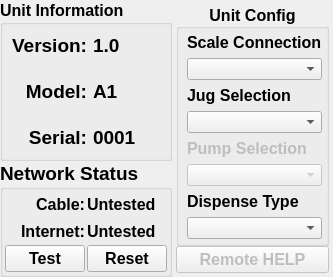
          <widget class="QWidget" name="general_tab_2">
           <property name="sizePolicy">
            <sizepolicy hsizetype="MinimumExpanding" vsizetype="Preferred">
             <horstretch>0</horstretch>
             <verstretch>0</verstretch>
            </sizepolicy>
           </property>
           <property name="font">
            <font>
             <pointsize>14</pointsize>
             <weight>75</weight>
             <bold>true</bold>
            </font>
           </property>
           <attribute name="title">
            <string>General</string>
           </attribute>
           <layout class="QHBoxLayout" name="horizontalLayout_12">
            <property name="spacing">
             <number>0</number>
            </property>
            <property name="margin">
             <number>0</number>
            </property>
            <item>
             <widget class="QFrame" name="network_test_Frame_2">
              <property name="sizePolicy">
               <sizepolicy hsizetype="Maximum" vsizetype="Preferred">
                <horstretch>0</horstretch>
                <verstretch>0</verstretch>
               </sizepolicy>
              </property>
              <property name="minimumSize">
               <size>
                <width>0</width>
                <height>40</height>
               </size>
              </property>
              <property name="frameShape">
               <enum>QFrame::NoFrame</enum>
              </property>
              <property name="frameShadow">
               <enum>QFrame::Plain</enum>
              </property>
              <layout class="QVBoxLayout" name="verticalLayout_36">
               <property name="spacing">
                <number>0</number>
               </property>
               <property name="margin">
                <number>0</number>
               </property>
               <item>
                <widget class="QGroupBox" name="unit_info_box_2">
                 <property name="sizePolicy">
                  <sizepolicy hsizetype="Minimum" vsizetype="MinimumExpanding">
                   <horstretch>0</horstretch>
                   <verstretch>0</verstretch>
                  </sizepolicy>
                 </property>
                 <property name="font">
                  <font>
                   <pointsize>12</pointsize>
                  </font>
                 </property>
                 <property name="title">
                  <string>Unit Information</string>
                 </property>
                 <layout class="QGridLayout" name="gridLayout_14">
                  <property name="verticalSpacing">
                   <number>23</number>
                  </property>
                  <item row="0" column="0">
                   <widget class="QLabel" name="version_info_label_2">
                    <property name="font">
                     <font>
                      <pointsize>14</pointsize>
                      <weight>75</weight>
                      <bold>true</bold>
                     </font>
                    </property>
                    <property name="text">
                     <string>Version:</string>
                    </property>
                    <property name="alignment">
                     <set>Qt::AlignRight|Qt::AlignTrailing|Qt::AlignVCenter</set>
                    </property>
                   </widget>
                  </item>
                  <item row="0" column="1">
                   <widget class="QLabel" name="version_num_label_2">
                    <property name="font">
                     <font>
                      <pointsize>14</pointsize>
                      <weight>75</weight>
                      <bold>true</bold>
                     </font>
                    </property>
                    <property name="text">
                     <string>1.0</string>
                    </property>
                    <property name="alignment">
                     <set>Qt::AlignLeading|Qt::AlignLeft|Qt::AlignVCenter</set>
                    </property>
                   </widget>
                  </item>
                  <item row="1" column="0">
                   <widget class="QLabel" name="model_info_box_2">
                    <property name="font">
                     <font>
                      <pointsize>14</pointsize>
                      <weight>75</weight>
                      <bold>true</bold>
                     </font>
                    </property>
                    <property name="text">
                     <string>Model:</string>
                    </property>
                    <property name="alignment">
                     <set>Qt::AlignRight|Qt::AlignTrailing|Qt::AlignVCenter</set>
                    </property>
                   </widget>
                  </item>
                  <item row="1" column="1">
                   <widget class="QLabel" name="model_num_label_2">
                    <property name="font">
                     <font>
                      <pointsize>14</pointsize>
                      <weight>75</weight>
                      <bold>true</bold>
                     </font>
                    </property>
                    <property name="text">
                     <string>A1</string>
                    </property>
                    <property name="alignment">
                     <set>Qt::AlignLeading|Qt::AlignLeft|Qt::AlignVCenter</set>
                    </property>
                   </widget>
                  </item>
                  <item row="2" column="0">
                   <widget class="QLabel" name="serial_info_box_2">
                    <property name="font">
                     <font>
                      <pointsize>14</pointsize>
                      <weight>75</weight>
                      <bold>true</bold>
                     </font>
                    </property>
                    <property name="text">
                     <string>Serial:</string>
                    </property>
                    <property name="alignment">
                     <set>Qt::AlignRight|Qt::AlignTrailing|Qt::AlignVCenter</set>
                    </property>
                   </widget>
                  </item>
                  <item row="2" column="1">
                   <widget class="QLabel" name="serial_num_label_2">
                    <property name="font">
                     <font>
                      <pointsize>14</pointsize>
                      <weight>75</weight>
                      <bold>true</bold>
                     </font>
                    </property>
                    <property name="text">
                     <string>0001</string>
                    </property>
                    <property name="alignment">
                     <set>Qt::AlignLeading|Qt::AlignLeft|Qt::AlignVCenter</set>
                    </property>
                   </widget>
                  </item>
                 </layout>
                </widget>
               </item>
               <item>
                <widget class="QGroupBox" name="net_status_box_2">
                 <property name="sizePolicy">
                  <sizepolicy hsizetype="Preferred" vsizetype="MinimumExpanding">
                   <horstretch>0</horstretch>
                   <verstretch>0</verstretch>
                  </sizepolicy>
                 </property>
                 <property name="title">
                  <string>Network Status</string>
                 </property>
                 <layout class="QGridLayout" name="gridLayout_15">
                  <property name="margin">
                   <number>2</number>
                  </property>
                  <property name="spacing">
                   <number>2</number>
                  </property>
                  <item row="0" column="0">
                   <widget class="QLabel" name="cable_label_2">
                    <property name="font">
                     <font>
                      <pointsize>12</pointsize>
                      <weight>75</weight>
                      <bold>true</bold>
                     </font>
                    </property>
                    <property name="text">
                     <string>Cable:</string>
                    </property>
                    <property name="alignment">
                     <set>Qt::AlignRight|Qt::AlignTrailing|Qt::AlignVCenter</set>
                    </property>
                   </widget>
                  </item>
                  <item row="0" column="1">
                   <widget class="QLabel" name="cable_status_2">
                    <property name="font">
                     <font>
                      <pointsize>12</pointsize>
                      <weight>75</weight>
                      <bold>true</bold>
                     </font>
                    </property>
                    <property name="text">
                     <string>Untested</string>
                    </property>
                   </widget>
                  </item>
                  <item row="1" column="0">
                   <widget class="QLabel" name="inet_label_2">
                    <property name="font">
                     <font>
                      <pointsize>12</pointsize>
                      <weight>75</weight>
                      <bold>true</bold>
                     </font>
                    </property>
                    <property name="text">
                     <string>Internet:</string>
                    </property>
                    <property name="alignment">
                     <set>Qt::AlignRight|Qt::AlignTrailing|Qt::AlignVCenter</set>
                    </property>
                   </widget>
                  </item>
                  <item row="1" column="1">
                   <widget class="QLabel" name="inet_status_2">
                    <property name="font">
                     <font>
                      <pointsize>12</pointsize>
                      <weight>75</weight>
                      <bold>true</bold>
                     </font>
                    </property>
                    <property name="text">
                     <string>Untested</string>
                    </property>
                   </widget>
                  </item>
                  <item row="2" column="0">
                   <widget class="QPushButton" name="test_network_button_2">
                    <property name="sizePolicy">
                     <sizepolicy hsizetype="Minimum" vsizetype="Fixed">
                      <horstretch>0</horstretch>
                      <verstretch>0</verstretch>
                     </sizepolicy>
                    </property>
                    <property name="minimumSize">
                     <size>
                      <width>0</width>
                      <height>20</height>
                     </size>
                    </property>
                    <property name="font">
                     <font>
                      <pointsize>12</pointsize>
                      <weight>75</weight>
                      <bold>true</bold>
                     </font>
                    </property>
                    <property name="text">
                     <string>Test</string>
                    </property>
                   </widget>
                  </item>
                  <item row="2" column="1">
                   <widget class="QPushButton" name="reset_network_button_2">
                    <property name="sizePolicy">
                     <sizepolicy hsizetype="Minimum" vsizetype="Fixed">
                      <horstretch>0</horstretch>
                      <verstretch>0</verstretch>
                     </sizepolicy>
                    </property>
                    <property name="minimumSize">
                     <size>
                      <width>0</width>
                      <height>20</height>
                     </size>
                    </property>
                    <property name="font">
                     <font>
                      <pointsize>12</pointsize>
                      <weight>75</weight>
                      <bold>true</bold>
                     </font>
                    </property>
                    <property name="text">
                     <string>Reset</string>
                    </property>
                   </widget>
                  </item>
                 </layout>
                </widget>
               </item>
              </layout>
             </widget>
            </item>
            <item>
             <widget class="QWidget" name="widget_9" native="true">
              <layout class="QVBoxLayout" name="verticalLayout_40">
               <property name="spacing">
                <number>0</number>
               </property>
               <property name="margin">
                <number>4</number>
               </property>
               <item>
                <widget class="QGroupBox" name="unit_config_box_2">
                 <property name="font">
                  <font>
                   <pointsize>12</pointsize>
                   <weight>75</weight>
                   <italic>false</italic>
                   <bold>true</bold>
                  </font>
                 </property>
                 <property name="title">
                  <string>Unit Config</string>
                 </property>
                 <property name="alignment">
                  <set>Qt::AlignCenter</set>
                 </property>
                 <layout class="QFormLayout" name="formLayout_9">
                  <property name="fieldGrowthPolicy">
                   <enum>QFormLayout::AllNonFixedFieldsGrow</enum>
                  </property>
                  <property name="formAlignment">
                   <set>Qt::AlignLeading|Qt::AlignLeft|Qt::AlignVCenter</set>
                  </property>
                  <property name="horizontalSpacing">
                   <number>4</number>
                  </property>
                  <property name="verticalSpacing">
                   <number>6</number>
                  </property>
                  <property name="margin">
                   <number>4</number>
                  </property>
                  <item row="1" column="1">
                   <widget class="QLabel" name="label_9">
                    <property name="font">
                     <font>
                      <pointsize>12</pointsize>
                      <weight>75</weight>
                      <bold>true</bold>
                     </font>
                    </property>
                    <property name="text">
                     <string>Scale Connection</string>
                    </property>
                   </widget>
                  </item>
                  <item row="2" column="1">
                   <widget class="QComboBox" name="scale_conn_drop_2">
                    <property name="minimumSize">
                     <size>
                      <width>0</width>
                      <height>20</height>
                     </size>
                    </property>
                    <property name="font">
                     <font>
                      <pointsize>9</pointsize>
                      <weight>75</weight>
                      <bold>true</bold>
                     </font>
                    </property>
                   </widget>
                  </item>
                  <item row="3" column="1">
                   <widget class="QLabel" name="label_10">
                    <property name="font">
                     <font>
                      <pointsize>12</pointsize>
                      <weight>75</weight>
                      <bold>true</bold>
                     </font>
                    </property>
                    <property name="text">
                     <string>Jug Selection</string>
                    </property>
                   </widget>
                  </item>
                  <item row="4" column="1">
                   <widget class="QComboBox" name="jug_select_drop_2">
                    <property name="minimumSize">
                     <size>
                      <width>0</width>
                      <height>20</height>
                     </size>
                    </property>
                    <property name="font">
                     <font>
                      <pointsize>9</pointsize>
                      <weight>75</weight>
                      <bold>true</bold>
                     </font>
                    </property>
                   </widget>
                  </item>
                  <item row="5" column="1">
                   <widget class="QLabel" name="label_11">
                    <property name="enabled">
                     <bool>false</bool>
                    </property>
                    <property name="font">
                     <font>
                      <pointsize>12</pointsize>
                      <weight>75</weight>
                      <bold>true</bold>
                     </font>
                    </property>
                    <property name="text">
                     <string>Pump Selection</string>
                    </property>
                   </widget>
                  </item>
                  <item row="6" column="1">
                   <widget class="QComboBox" name="pump_conn_drop_2">
                    <property name="enabled">
                     <bool>false</bool>
                    </property>
                    <property name="minimumSize">
                     <size>
                      <width>0</width>
                      <height>20</height>
                     </size>
                    </property>
                    <property name="font">
                     <font>
                      <pointsize>9</pointsize>
                      <weight>75</weight>
                      <bold>true</bold>
                     </font>
                    </property>
                    <property name="insertPolicy">
                     <enum>QComboBox::NoInsert</enum>
                    </property>
                   </widget>
                  </item>
                  <item row="8" column="1">
                   <widget class="QLabel" name="label_12">
                    <property name="font">
                     <font>
                      <pointsize>12</pointsize>
                      <weight>75</weight>
                      <bold>true</bold>
                     </font>
                    </property>
                    <property name="text">
                     <string>Dispense Type</string>
                    </property>
                   </widget>
                  </item>
                  <item row="9" column="1">
                   <widget class="QComboBox" name="dispense_type_drop_2">
                    <property name="minimumSize">
                     <size>
                      <width>0</width>
                      <height>20</height>
                     </size>
                    </property>
                    <property name="font">
                     <font>
                      <pointsize>9</pointsize>
                      <weight>75</weight>
                      <bold>true</bold>
                     </font>
                    </property>
                   </widget>
                  </item>
                 </layout>
                </widget>
               </item>
               <item>
                <widget class="QPushButton" name="remote_help_button_2">
                 <property name="enabled">
                  <bool>false</bool>
                 </property>
                 <property name="sizePolicy">
                  <sizepolicy hsizetype="Preferred" vsizetype="Maximum">
                   <horstretch>0</horstretch>
                   <verstretch>0</verstretch>
                  </sizepolicy>
                 </property>
                 <property name="minimumSize">
                  <size>
                   <width>0</width>
                   <height>20</height>
                  </size>
                 </property>
                 <property name="baseSize">
                  <size>
                   <width>0</width>
                   <height>0</height>
                  </size>
                 </property>
                 <property name="font">
                  <font>
                   <pointsize>12</pointsize>
                  </font>
                 </property>
                 <property name="text">
                  <string>Remote HELP</string>
                 </property>
                </widget>
               </item>
              </layout>
             </widget>
            </item>
           </layout>
          </widget>
